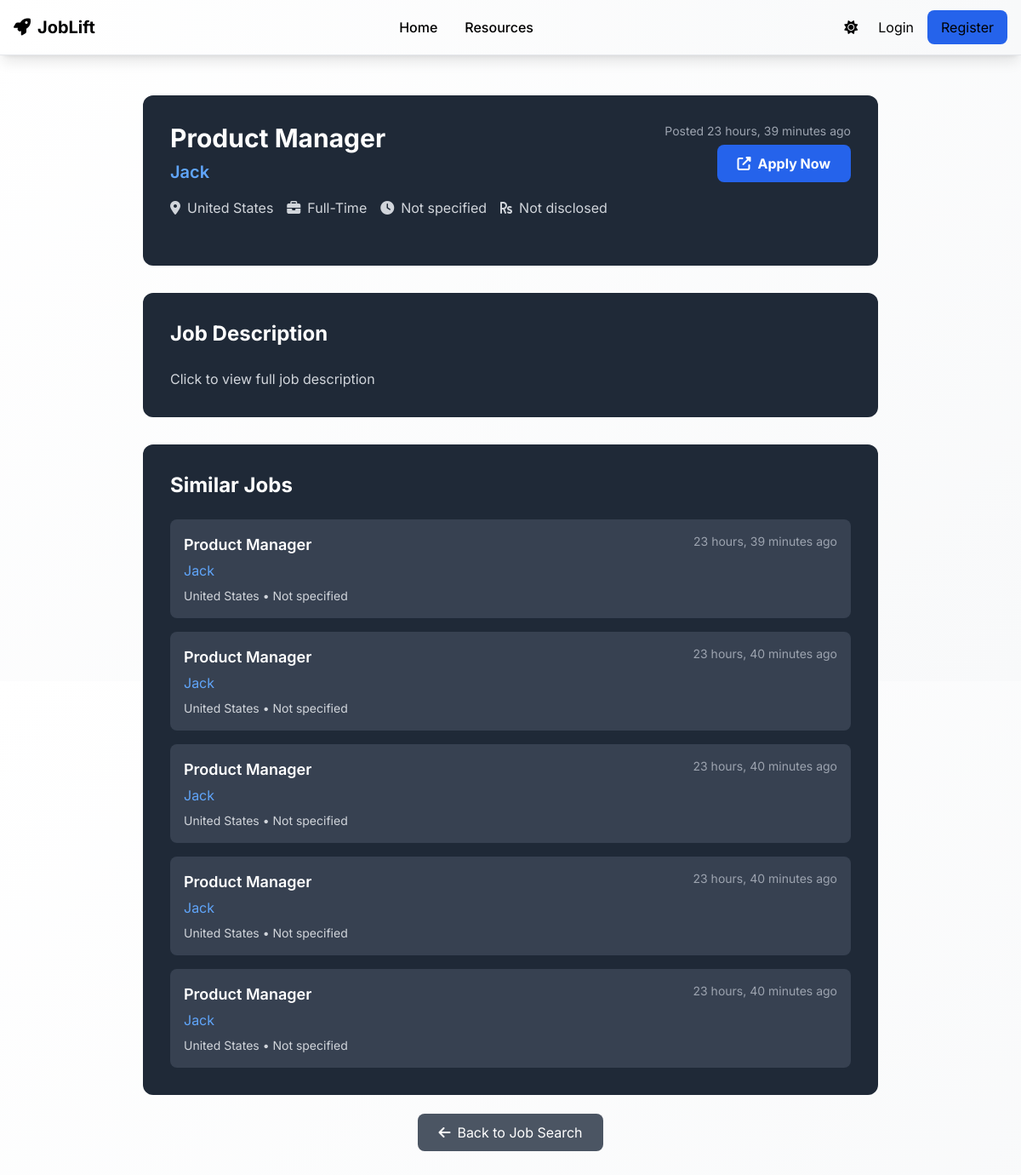
The app's page /jobs/job/121/ with its own data.
### job_scraper/models.py (models this page shows, shortened)
class JobListing(models.Model):
    portal = models.ForeignKey(JobPortal, on_delete=models.CASCADE)
    title = models.CharField(max_length=200)
    company = models.CharField(max_length=100)
    location = models.CharField(max_length=100)
    job_type = models.CharField(max_length=50)
    experience_required = models.CharField(max_length=50)
    salary_range = models.CharField(max_length=100, blank=True)
    description = models.TextField()
    job_url = models.URLField()
    posted_date = models.DateTimeField()
    scraped_at = models.DateTimeField(auto_now_add=True)
    is_recent = models.BooleanField(default=True)
    class Meta:
        ordering = ['-posted_date']
        unique_together = ['portal', 'job_url']

### job_scraper/views.py (the view)
# urls.py: path('job/<int:job_id>/', views.JobDetailView.as_view(), name='detail'),
class JobDetailView(DetailView):
    model = JobListing
    template_name = 'job_scraper/detail.html'
    context_object_name = 'job'
    pk_url_kwarg = 'job_id'
    def get_context_data(self, **kwargs):
        context = super().get_context_data(**kwargs)
        job = self.get_object()
        context['similar_jobs'] = JobListing.objects.filter(
            Q(title__icontains=job.title.split()[0]) |
            Q(company=job.company)
        ).exclude(id=job.id)[:5]
        return context

### templates/job_scraper/detail.html (shortened to what this page needs)
{% extends 'base.html' %}
{% load static %}
{% block content %}
<div class="max-w-4xl mx-auto px-4 py-12">
    <div class="bg-gray-800 rounded-xl p-8 mb-8">
        <div class="flex justify-between items-start mb-6">
            <div>
                <h1 class="text-3xl font-bold text-white mb-2">{{ job.title }}</h1>
                <h2 class="text-xl text-blue-400 font-semibold mb-4">{{ job.company }}</h2>
                <div class="flex flex-wrap gap-4 text-gray-300">
                    <span><i class="fas fa-map-marker-alt mr-2"></i>{{ job.location }}</span>
                    <span><i class="fas fa-briefcase mr-2"></i>{{ job.job_type|title }}</span>
                    <span><i class="fas fa-clock mr-2"></i>{{ job.experience_required }}</span>
                    {% if job.salary_range %}
                    <span><i class="fas fa-rupee-sign mr-2"></i>{{ job.salary_range }}</span>
                    {% endif %}
                </div>
            </div>
            <div class="text-right">
                <p class="text-gray-400 text-sm mb-4">Posted {{ job.posted_date|timesince }} ago</p>
                <a href="{{ job.job_url }}" target="_blank" class="bg-blue-600 hover:bg-blue-700 text-white px-6 py-3 rounded-lg font-bold">
                    <i class="fas fa-external-link-alt mr-2"></i>Apply Now
                </a>
            </div>
        </div>
    </div>
    <div class="bg-gray-800 rounded-xl p-8 mb-8">
        <h3 class="text-2xl font-bold text-white mb-6">Job Description</h3>
        <div class="text-gray-300 leading-relaxed">
            {{ job.description|linebreaks }}
        </div>
    </div>
    {% if similar_jobs %}
    <div class="bg-gray-800 rounded-xl p-8">
        <h3 class="text-2xl font-bold text-white mb-6">Similar Jobs</h3>
        <div class="space-y-4">
            {% for similar_job in similar_jobs %}
            <div class="bg-gray-700 p-4 rounded-lg">
                <div class="flex justify-between items-start">
                    <div>
                        <h4 class="text-lg font-semibold text-white mb-1">
                            <a href="{% url 'job_scraper:detail' similar_job.id %}" class="hover:text-blue-400">
                                {{ similar_job.title }}
                            </a>
                        </h4>
                        <p class="text-blue-400 mb-2">{{ similar_job.company }}</p>
                        <p class="text-gray-300 text-sm">{{ similar_job.location }} • {{ similar_job.experience_required }}</p>
                    </div>
                    <span class="text-gray-400 text-sm">{{ similar_job.posted_date|timesince }} ago</span>
                </div>
            </div>
            {% endfor %}
        </div>
    </div>
    {% endif %}
    <div class="text-center mt-8">
        <a href="{% url 'job_scraper:search' %}" class="bg-gray-600 hover:bg-gray-700 text-white px-6 py-3 rounded-lg">
            <i class="fas fa-arrow-left mr-2"></i>Back to Job Search
        </a>
    </div>
</div>
{% endblock %}

### templates/base.html (shortened to what this page needs)
<!DOCTYPE html>
<html lang="en">
<head>
    <script src="https://cdn.tailwindcss.com"></script>
    <link href="https://cdnjs.cloudflare.com/ajax/libs/font-awesome/6.4.0/css/all.min.css" rel="stylesheet">
</head>
<body class="bg-white text-black font-inter min-h-screen light-theme">
    <nav class="bg-white shadow-lg border-b border-gray-200 text-gray-900 fixed top-0 w-full z-50">
        <div class="max-w-7xl mx-auto px-4">
            <div class="flex justify-between items-center h-16">
                <a href="{% url 'core:home' %}" class="flex items-center font-bold text-xl">
                    <i class="fas fa-rocket mr-2"></i>JobLift
                </a>
                <div class="hidden md:flex items-center space-x-8">
                    <a href="{% url 'core:home' %}" class="text-gray-700 hover:text-blue-600 font-medium transition-colors">Home</a>
                    <a href="{% url 'core:resources' %}" class="text-gray-700 hover:text-blue-600 font-medium transition-colors">Resources</a>
                </div>
                <div class="flex items-center space-x-4">
                    <button id="themeToggle" class="p-2 rounded-lg hover:bg-gray-100 transition-colors" onclick="toggleTheme()">
                        <i class="fas fa-sun text-gray-600" id="themeIcon"></i>
                    </button>
                    {% if user.is_authenticated %}
                    <div class="relative group">
                        <button class="flex items-center text-gray-700 hover:text-blue-600 transition-colors">
                            <i class="fas fa-user-circle mr-1"></i>{{ user.username }}
                        </button>
                        <div class="absolute right-0 mt-2 w-48 bg-white border border-gray-200 text-gray-900 rounded-lg shadow-xl opacity-0 invisible group-hover:opacity-100 group-hover:visible transition-all">
                            <a href="{% url 'accounts:profile' %}" class="block px-4 py-2 hover:bg-gray-50 rounded-t-lg">Profile</a>
                            <a href="{% url 'cv_optimizer:history' %}" class="block px-4 py-2 hover:bg-gray-50">CV History</a>
                            <hr class="my-1 border-gray-200">
                            <a href="{% url 'accounts:logout' %}" class="block px-4 py-2 hover:bg-gray-50 rounded-b-lg">Logout</a>
                        </div>
                    </div>
                    {% else %}
                    <a href="{% url 'accounts:login' %}" class="text-gray-700 hover:text-blue-600 transition-colors">Login</a>
                    <a href="{% url 'accounts:register' %}" class="bg-blue-600 text-white px-4 py-2 rounded-lg hover:bg-blue-700 transition-colors">Register</a>
                    {% endif %}
                </div>
            </div>
        </div>
    </nav>
    <main class="pt-16 min-h-screen">
        {% block content %}
        {% endblock %}
    </main>
    {% load static %}
</body>
</html>

### templates/base.html (style rules this page uses)
.light-theme { background: linear-gradient(135deg, #ffffff 0%, #f8f9fa 100%) !important; color: #000000 !important; }
.light-theme nav { background: linear-gradient(90deg, #ffffff 0%, #f8f9fa 100%) !important; color: #000000 !important; }

### records on screen
JobListing: title "Product Manager", company "Jack", location "United States", job_type "Full-Time", experience_required "Not specified", salary_range "Not disclosed", posted_date "23 hours, 39 minutes", description "Click to view full job description"
JobListing: title "Product Manager", company "Jack", location "United States", experience_required "Not specified", posted_date "23 hours, 39 minutes"
JobListing: title "Product Manager", company "Jack", location "United States", experience_required "Not specified", posted_date "23 hours, 40 minutes"
JobListing: title "Product Manager", company "Jack", location "United States", experience_required "Not specified", posted_date "23 hours, 40 minutes"
JobListing: title "Product Manager", company "Jack", location "United States", experience_required "Not specified", posted_date "23 hours, 40 minutes"
JobListing: title "Product Manager", company "Jack", location "United States", experience_required "Not specified", posted_date "23 hours, 40 minutes"
